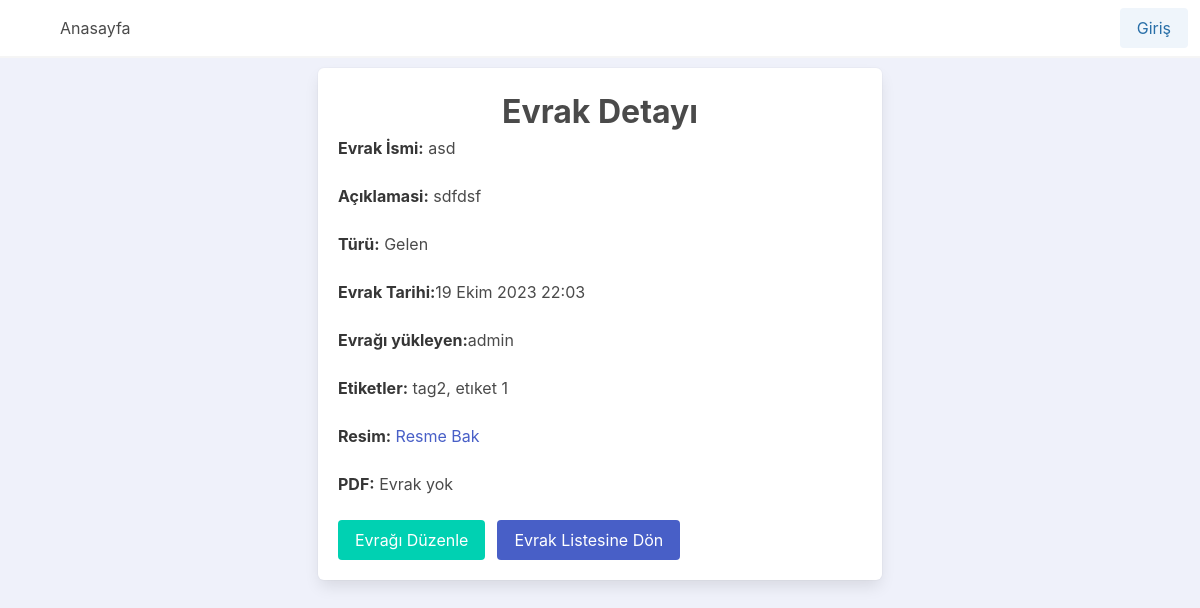
Page /evrak/detail/1/ on the earlier database version.
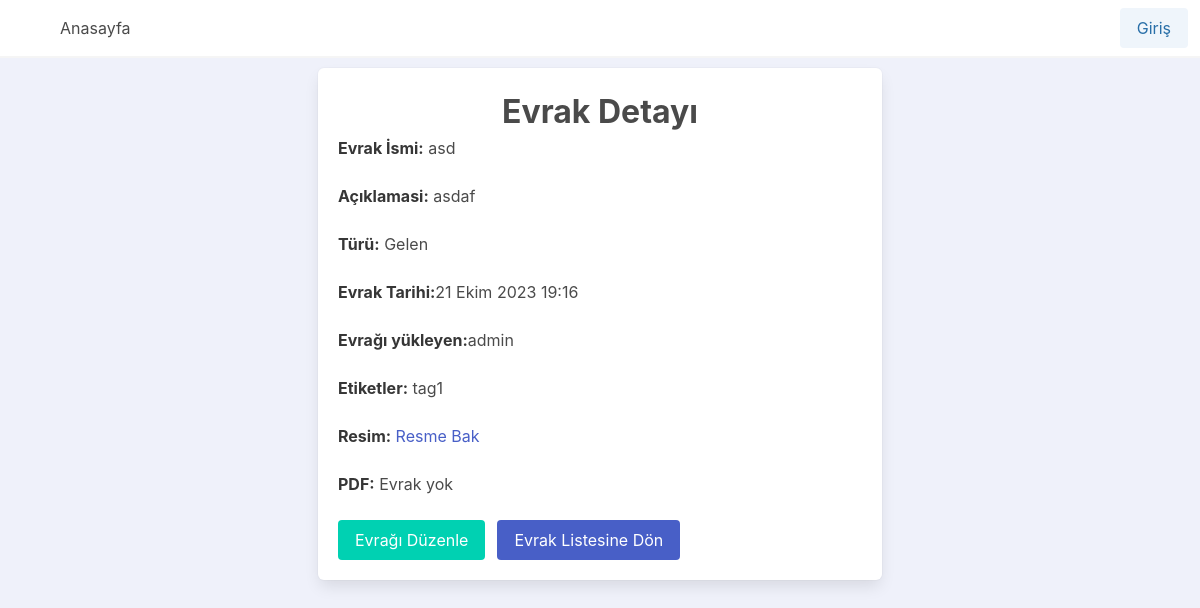
Same page on the later database version.
### app_base/models.py (models this page shows, shortened)
class EvrakModel(models.Model):
    evrak_date = models.DateTimeField(auto_now_add=True)
    evrak_last_updated = models.DateTimeField(auto_now=True)
    evrak_owner = models.ForeignKey(MuUser, on_delete=models.PROTECT)
    evrak_tags = models.ManyToManyField(Tag, blank=True)
    evrak_name = models.CharField(max_length=250)
    evrak_description = models.TextField()
    evrak_type = models.CharField(max_length=7, choices=EVRAK_TYPE_CHOICES, default="gelen")
    evrak_picture = models.ImageField(upload_to=generate_unique_imagename, blank=True, null=True)
    evrak_pdf = models.FileField(upload_to=generate_unique_filename, blank=True, null=True)

class Tag(models.Model):
    name = models.CharField(max_length=255, unique=True)
    slug = models.SlugField(unique=True, blank=True)
    def __str__(self):
        return self.name

class MuUser(AbstractUser):
    username_validator = UnicodeUsernameValidator()
    username = models.CharField(_("Kullanıcı Adı"), max_length=150, unique=True, help_text=_("Max 150 karakter olabilir. Harfler, sayilar ve sadece @/./+/-/_ olabilir"), validators=[username_validator], error_messages={"unique": _("Bu isimde bir kullanici zaten var")})
    first_name = models.CharField(_("İsim"), max_length=150, blank=True)
    last_name = models.CharField(_("Soyisim"), max_length=150, blank=True)
    email = models.EmailField(_("email address"), blank=True)
    is_staff = models.BooleanField(_("Yönetici Durumu"), default=False, help_text=_("Kullanıcının bu yönetici paneline giriş yapabilmesini belirler."))
    is_active = models.BooleanField(_("active"), default=True, help_text=_("Designates whether this user should be treated as active. " "Unselect this instead of deleting accounts."))
    date_joined = models.DateTimeField(_("date joined"), default=timezone.now)
    currency = models.ForeignKey(Currency, on_delete=models.PROTECT, null=True)
    gruplar = models.ManyToManyField(MuGroup, blank=True)

### app_base/views/evraklar_view.py (the view)
# urls.py: path("evrak/detail/<int:pk>/", views.EvrakDetailView.as_view(), name="evrak_detail"),
class EvrakDetailView(DetailView):
    model = EvrakModel
    template_name = "app_base/evraklar/evrak_detail.html"
    context_object_name = "evrak"

### app_base/templates/app_base/evraklar/evrak_detail.html (shortened to what this page needs)
{% extends "base.html" %}
{% block content %}
    <div class="column is-half m-auto">
        <div class="box">
            <h1 class="has-text-centered has-text-weight-bold is-size-3">Evrak Detayı</h1>
            <div class="block">
                <p>
                    <strong>Evrak İsmi:</strong> {{ evrak.evrak_name }}
                </p>
            </div>
            <div class="block">
                <p>
                    <strong>Açıklamasi:</strong> {{ evrak.evrak_description }}
                </p>
            </div>
            <div class="block">
                <p>
                    <strong>Türü:</strong> {{ evrak.get_evrak_type_display }}
                </p>
            </div>
            <div class="block">
                <p>
                    <strong>Evrak Tarihi:</strong>{{ evrak.evrak_date }}
                </p>
            </div>
            <div class="block">
                <p>
                    <strong>Evrağı yükleyen:</strong>{{ evrak.evrak_owner }}
                </p>
            </div>
            <div class="block">
                <p>
                    <strong>Etiketler:</strong>
                    {% if evrak.evrak_tags.all %}{{ evrak.evrak_tags.all|join:', ' }}{% endif %}
                </p>
            </div>
            <div class="block">
                <p>
                    <strong>Resim:</strong>
                    {% if evrak.evrak_picture %}
                        <a href="{{ evrak.evrak_picture.url }}" target="_blank">Resme Bak</a>
                    {% else %}
                        Resim yok
                    {% endif %}
                </p>
            </div>
            <div class="block">
                <p>
                    <strong>PDF:</strong>
                    {% if evrak.evrak_pdf %}
                        <a href="{{ evrak.evrak_pdf.url }}" target="_blank">PDF'ye Bak</a>
                    {% else %}
                        Evrak yok
                    {% endif %}
                </p>
            </div>
            <div class="field is-grouped">
                <div class="control">
                    <a class="button is-primary" href="{% url 'evrak_update' evrak.pk %}">Evrağı Düzenle</a>
                </div>
                <div class="control">
                    <a class="button is-link" href="{% url 'evrak_list' %}">Evrak Listesine Dön</a>
                </div>
            </div>
        </div>
    </div>
{% endblock content %}

Differences in the rows shown:
changed EvrakModel "asd": evrak_description "sdfdsf" → "asdaf"; evrak_date "19 Ekim 2023 22:03" → "21 Ekim 2023 19:16"; evrak_tags.all "tag2, etıket 1" → "tag1"
